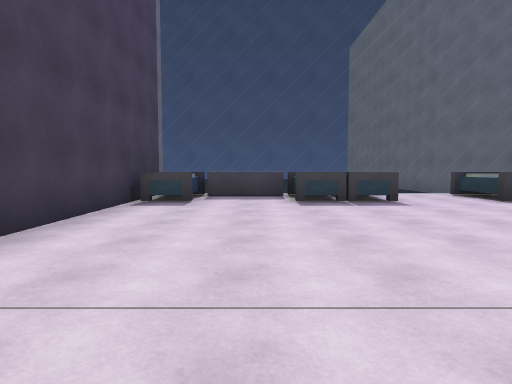
[1] (above)

16 first-person views from a walk through a 3-D level made in the Unity game engine. The camera is 1.3 m above the floor, tilts 4° down and sees 75° across. The floor is counted in squares, 2 m on a side. Each view is taken from the middle of a square. On the plan, view 1 faces up. The plan holds only what a view shows up to about 10 squares ahead; the rest is blank. The place goes on beyond the plan. The player is left out.

[2]
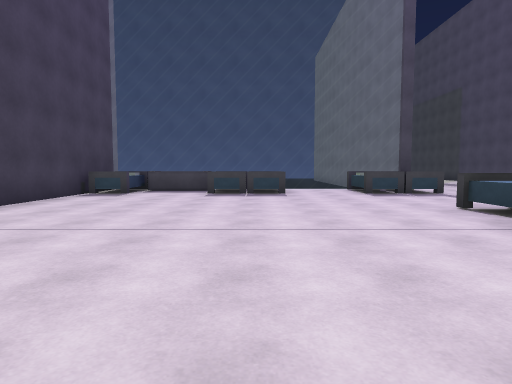

[3]
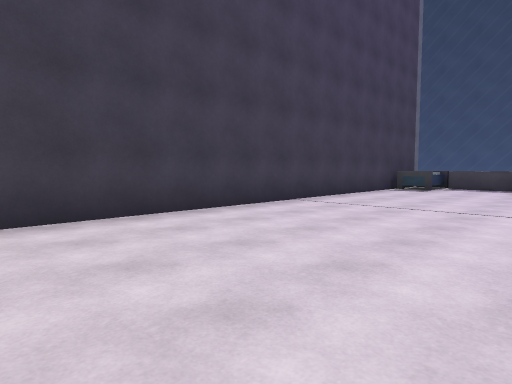

[4]
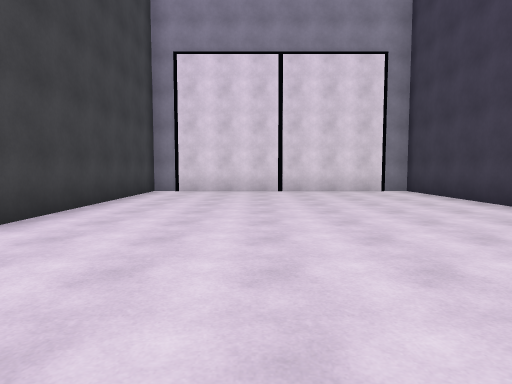

[5]
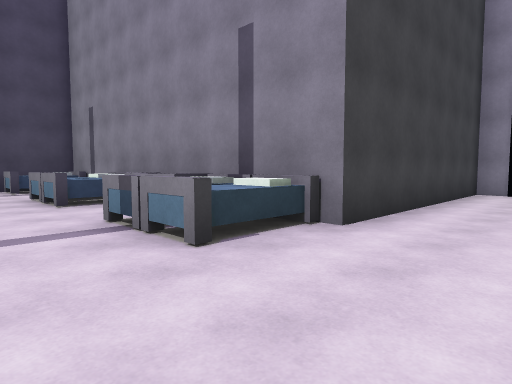

[6]
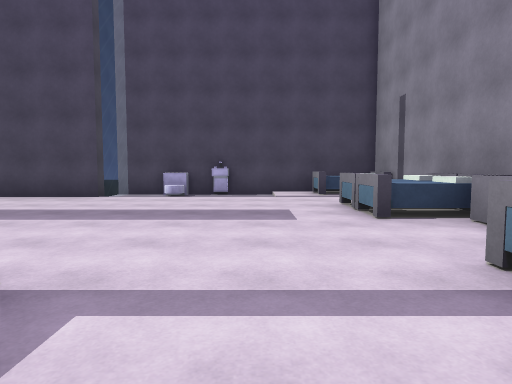

[7]
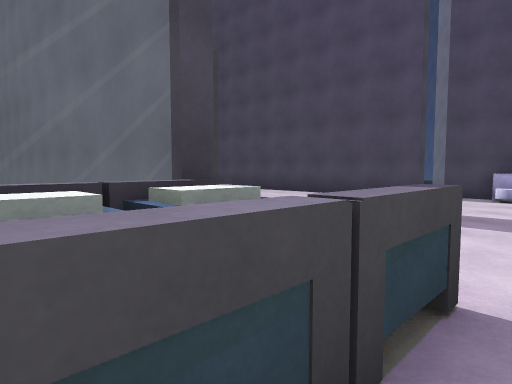

[8]
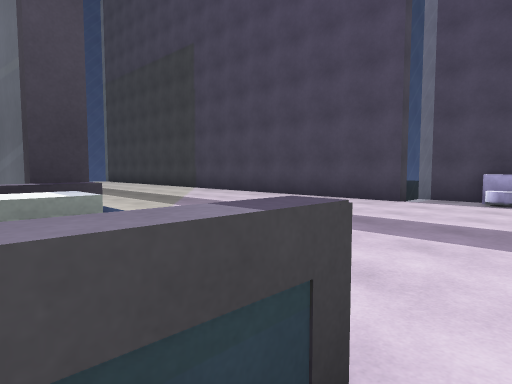

[9]
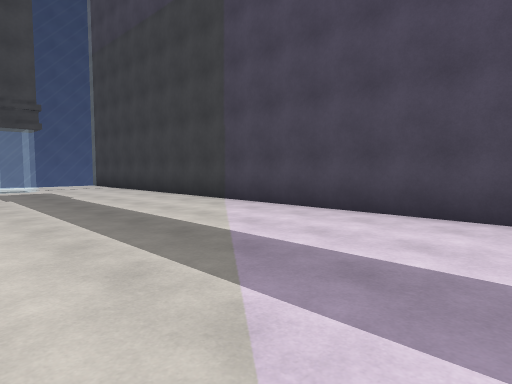

[10]
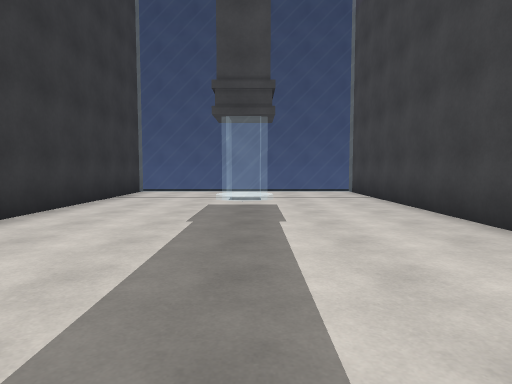

[11]
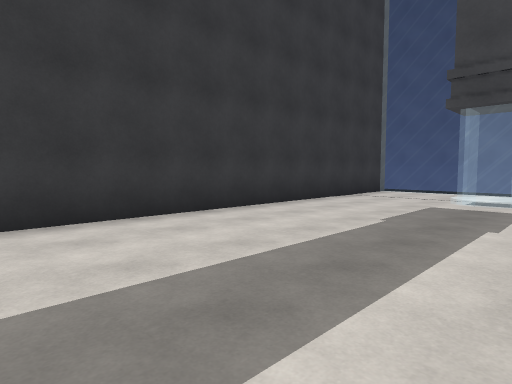

[12]
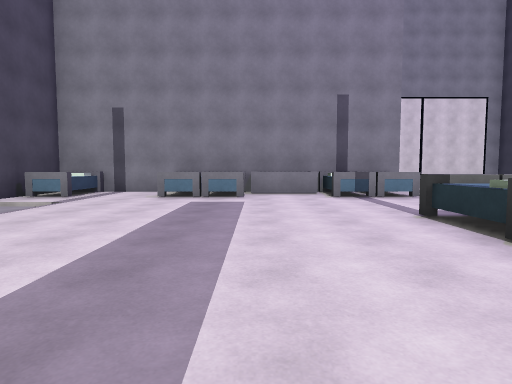

[13]
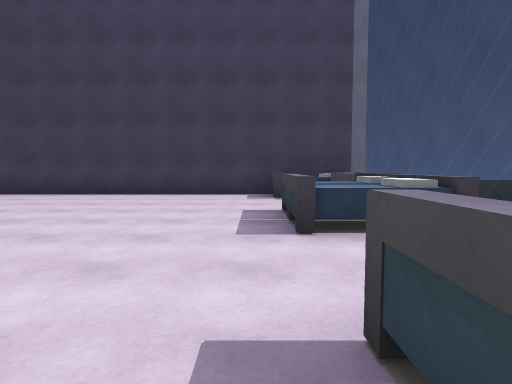

[14]
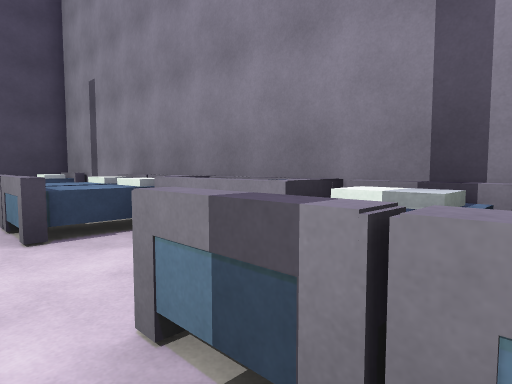

[15]
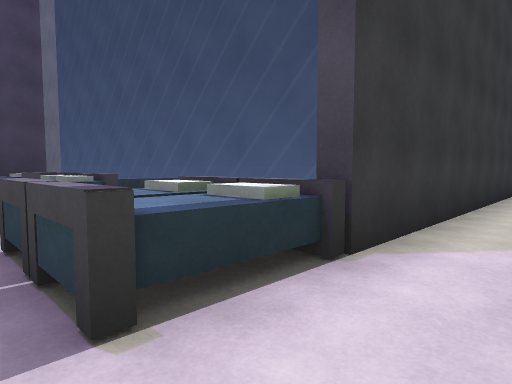

[16]
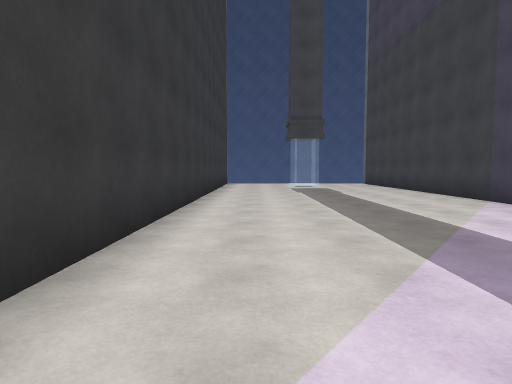

### Floor plan
Key: @ floor where view 1 was taken; # wall or solid block; . main floor; - floor 0.25 m lower than the main floor; / step, stairs or slope; = window, fence, low wall or low ledge; ^ raised ledge; O other object.
Columns run from 3 left of view 1 to 15 right of it. Each row starts with its distance up from view 1.
 24           ======#
 23          #......#
 22          #......#
 21          #...=..#
 20          #......#
 19          #......#
 18          #......#
 17          #......#
 16          #......#
 15          #......#
 14          #......#
 13          #......#
 12          #......#
 11          #......#
 10          #......#
  9 ==  == ===......==#
  8 #O==OO=.OO....../-#
  7 #^..^^..^^....../O#
  6 #.#...#...#...../-#
  5 #.............../-#
  4 #.................#
  3 #........^^..^^..^#
  2 #........OO  OO..O#
  1 #.......#########
  0 #..@....#
 -1 #.......#
 -2 #.......#
 -3 #.......#
 -4 #.......#
 -5 #########

Positions as (right, up) in squares from view 1, and headings:
1: (0, 0), facing up
2: (2, -2), facing up
3: (2, -4), facing up-left
4: (2, 5), facing down
5: (3, 5), facing down-right
6: (5, 5), facing right
7: (5, 6), facing up-right
8: (6, 6), facing up-right
9: (8, 10), facing up-right
10: (10, 14), facing up
11: (11, 14), facing up-left
12: (9, 11), facing down
13: (6, 6), facing left
14: (6, 4), facing down-right
15: (8, 6), facing up-left
16: (8, 9), facing up
